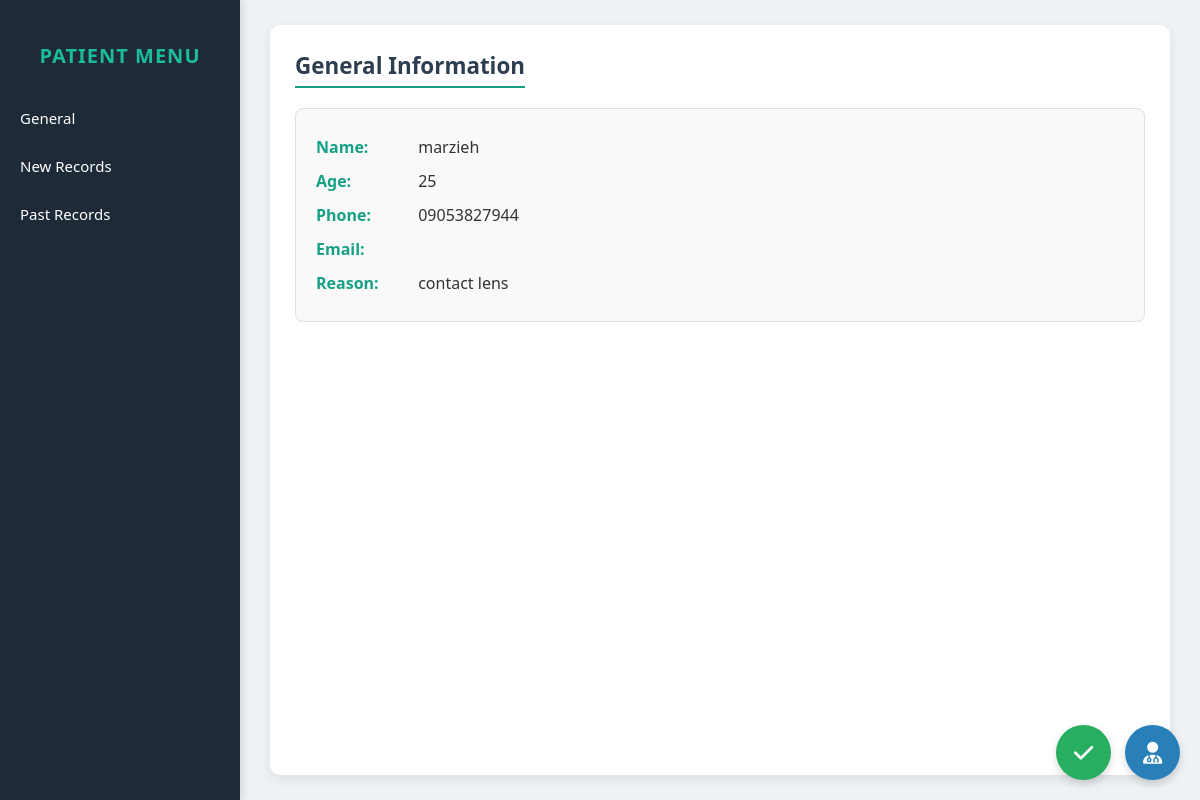
Screenshot of /doctor/profile/P1404S2003/ with the database file from the repository.
### secretary/models.py (models this page shows, shortened)
class Patient(models.Model):
    STATUS_CHOICES = [
        ("waiting", "Waiting (Secretary list)"),
        ("accepted", "Accepted (Doctor list)"),
        ("done", "Done (Removed from both lists)"),
    ]
    patient_id = models.CharField(max_length=20, unique=True, editable=False)
    name = models.CharField(max_length=100)
    family_name = models.CharField(max_length=100)
    phone = models.CharField(max_length=15, blank=True, null=True)
    age = models.PositiveIntegerField()
    gender = models.CharField(max_length=1, choices=[('M','Male'),('F','Female')])
    melli_code = models.CharField(max_length=10,unique=True, blank=True, null=True)
    reason = models.TextField()
    status = models.CharField(max_length=20, choices=STATUS_CHOICES, default='waiting')
    created_at = models.DateTimeField(default=timezone.now)  # ✅ Correct

### doctor/views.py (the view)
# urls.py: path('profile/<str:patient_id>/', views.patient_profile, name='patient_profile'),
def patient_profile(request, patient_id):
    patient = get_object_or_404(Patient, patient_id=patient_id)
    last_refraction = Refraction.objects.filter(patient=patient).order_by('-created_at').first()
    start_date = request.GET.get('start_date')
    end_date = request.GET.get('end_date')
    refractions = Refraction.objects.filter(patient=patient)
    if start_date:
        refractions = refractions.filter(created_at__date__gte=parse_date(start_date))
    if end_date:
        refractions = refractions.filter(created_at__date__lte=parse_date(end_date))
    splens = BrandsSplenss.objects.all()
    return render(request, "doctor/patient_profile.html", {
        "patient": patient,
        "last_refraction": last_refraction,
        'past_refractions': refractions.order_by('-created_at'),
        "MEDIA_URL": settings.MEDIA_URL,
        "splenss": splens
    })

### doctor/templates/doctor/patient_profile.html (shortened to what this page needs)
<!DOCTYPE html>
<html lang="en">
<head>
    <link rel="stylesheet" href="https://cdnjs.cloudflare.com/ajax/libs/font-awesome/6.5.0/css/all.min.css" />
</head>
<body>
    <div class="sidebar">
        <h2>Patient Menu</h2>
        <ul>
            <li>General
            </li>
            <li>New Records
            </li>
            <li>Past Records
            </li>
        </ul>
    </div>
    <div class="main-content">
        {% include "doctor/general_infos.html" %}
        <div class="bottom-buttons">
            <form method="POST" action="{% url 'doctor:remove_from_accepted_profile' patient.patient_id %}" id="done-form">
                <button type="submit" id="done-btn" class="done-btn"><i class="fa fa-check"></i></button>
            </form>
            <a href="{% url 'doctor:doctor_dashboard' %}"><i class="fa fa-user-doctor"></i></a>
        </div>
    </div>
</body>
</html>

### doctor/templates/doctor/general_infos.html (shortened to what this page needs)
<div id="general" class="section" style="display:block;">
    <h3>General Information</h3>
    <div class="info-card">
        <p><span class="label">Name:</span> {{ patient.name }}</p>
        <p><span class="label">Age:</span> {{ patient.age }}</p>
        <p><span class="label">Phone:</span> {{ patient.phone }}</p>
        <p><span class="label">Email:</span> {{ patient.email }}</p>
        <p><span class="label">Reason:</span> {{ patient.reason }}</p>
    </div>
</div>

### doctor/templates/doctor/patient_profile.html (style rules this page uses)
body { font-family: 'Segoe UI', Tahoma, Geneva, Verdana, sans-serif; margin: 0; display: flex; background-color: #eef2f5; min-height: 100vh; }
.sidebar { width: 240px; background-color: #1f2a38; color: white; padding-top: 25px; box-shadow: 3px 0 8px rgba(0,0,0,0.1); position: relative; }
.sidebar h2 { text-align: center; margin-bottom: 25px; font-size: 20px; color: #1abc9c; letter-spacing: 1px; text-transform: uppercase; }
.sidebar ul { list-style: none; padding: 0; margin: 0; }
.sidebar ul li { padding: 14px 20px; cursor: pointer; position: relative; font-size: 15px; border-radius: 6px; transition: all 0.2s ease; }
.main-content { flex-grow: 1; padding: 25px; display: flex; justify-content: center; box-sizing: border-box; min-width: 750px; min-height: 550px; }
.section { display: none; background: white; padding: 35px; border-radius: 12px; box-shadow: 0 4px 15px rgba(0,0,0,0.1); width: 100%; max-width: 850px; text-align: left; transition: all 0.3s ease; }
.section h3 { margin-top: 0; text-align: center; color: #2980b9; font-size: 22px; }
.bottom-buttons { position: fixed; bottom: 20px; right: 20px; display: flex; gap: 14px; }
.bottom-buttons button, .bottom-buttons a { width: 55px; height: 55px; border-radius: 50%; border: none; background-color: #2980b9; color: white; font-size: 22px; display: flex; align-items: center; justify-content: center; cursor: pointer; text-decoration: none; box-shadow: 0 4px 8px rgba(0,0,0,0.15); transition: all 0.2s ease; }
.bottom-buttons button.done-btn { background-color: #27ae60; }

### doctor/templates/doctor/general_infos.html (style rules this page uses)
#general { background: #ffffff; border-radius: 10px; padding: 25px; box-shadow: 0 4px 12px rgba(0,0,0,0.08); font-family: "Segoe UI", Arial, sans-serif; }
#general h3 { text-align: center; margin-bottom: 20px; color: #2c3e50; font-size: 1.4rem; border-bottom: 2px solid #16a085; display: inline-block; padding-bottom: 5px; }
.info-card { background: #f9f9f9; border: 1px solid #e0e0e0; border-radius: 8px; padding: 15px 20px; }
.info-card p { margin: 12px 0; font-size: 1rem; color: #333; }
.info-card .label { font-weight: bold; color: #16a085; margin-right: 8px; display: inline-block; min-width: 90px; }

### rows the page displays
Patient: name "marzieh", age "25", phone "09053827944", reason "contact lens"
